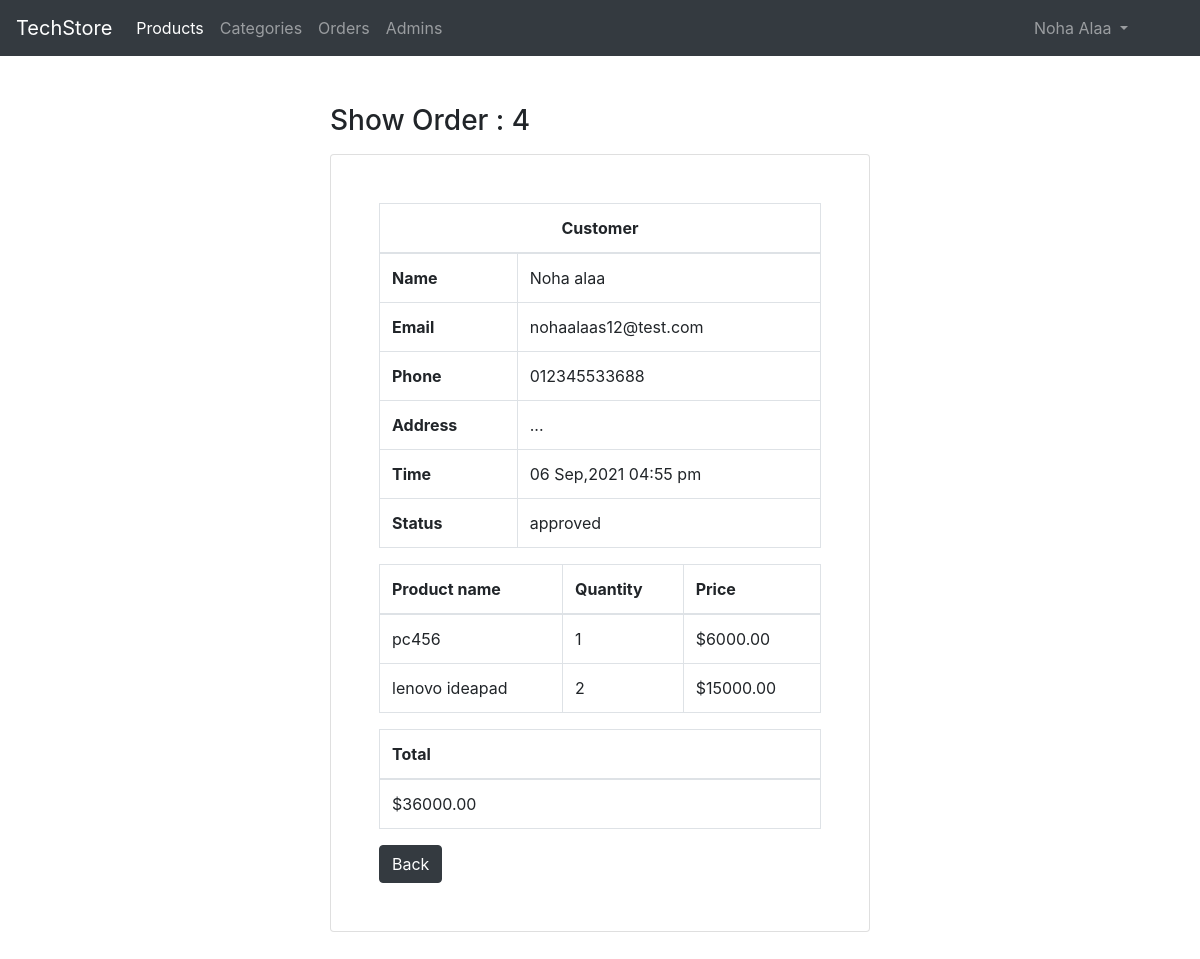
The page /admin/order.php?id=4 (signed in) on the database its author committed.
### tables this page shows
CREATE TABLE `orders` (
  `id` int(10) UNSIGNED NOT NULL,
  `name` varchar(255) NOT NULL,
  `email` varchar(255) DEFAULT NULL,
  `phone` varchar(255) NOT NULL,
  `address` varchar(255) DEFAULT NULL,
  `status` enum('pending','approved','canceled') NOT NULL DEFAULT 'pending',
  `created_at` datetime NOT NULL DEFAULT current_timestamp()
);

### app.php (called while the page is built, shortened)
<?php
$request = new Request;
?>

### classes/Request.php (called while the page is built, shortened)
<?php
class Request
{
    public function get(string $key)
    {
        return $_GET[$key];
    }
}
?>

### classes/Models/Order.php (called while the page is built, shortened)
<?php
class Order extends Db
{
    public function __construct()
    {
        $this->table ="orders";
    }
    public function selectId($id, string $fields = "*")
    {
        $sql = "SELECT $fields FROM $this->table JOIN order_details JOIN products
            ON orders.id = order_details.order_id
            AND order_details.product_id = products.id
            WHERE $this->table.id = $id ";
        $result = mysqli_query($this->conn, $sql);
        return mysqli_fetch_assoc($result);
    }
}
?>

### classes/Db.php (called while the page is built, shortened)
<?php
abstract class Db
{
    public function connect()
    {
        $this->conn = mysqli_connect(DB_SERVERNAME, DB_USERNAME, DB_PASSWORD, DB_NAME);
    }
}
?>

### classes/Models/OrderDetail.php (called while the page is built, shortened)
<?php
class OrderDetail extends Db
{
    public function __construct()
    {
        $this->table ="order_details";
    }
    public function selectWithProducts($orderId)
    {
        $sql = "SELECT qty,`name`, price FROM $this->table JOIN products
        ON $this->table.product_id = products.id
        WHERE order_id = $orderId";
        $result = mysqli_query($this->conn, $sql);
        return mysqli_fetch_all($result,MYSQLI_ASSOC);
    }
}
?>

### admin/order.php (the view, shortened to what this page needs)
<?php
include("inc/header.php");?>
<?php
if($request->getHas('id'))
{
    $id =$request->get('id');
} else {
    $id = 1;
}
$ord= new Order;
$order = $ord->selectId($id, "orders.*, SUM(qty * price) AS total");
$det= new OrderDetail;
$details = $det->selectWithProducts($id);
?>
    <div class="container py-5">
        <div class="row">
            <div class="col-md-6 offset-md-3">
                <h3 class="mb-3">Show Order : <?= $order['id'];?></h3>
                <div class="card">
                    <div class="card-body p-5">
                        <table class="table table-bordered">
                            <thead>
                                <th colspan="2" class="text-center">Customer</th>
                            </thead>
                            <tbody>
                              <tr>
                                <th scope="row">Name</th>
                                <td><?= $order['name'];?></td>
                              </tr>
                              <tr>
                                <th scope="row">Email</th>
                                <td><?= $order['email'] ?? "..." ; ?></td>
                              </tr>
                              <tr>
                                <th scope="row">Phone</th>
                                <td><?= $order['phone'];?></td>
                              </tr>
                              <tr>
                                <th scope="row">Address</th>
                                <td><?= $order['address'] ?? "..." ; ?></td>
                              </tr>
                              <tr>
                                <th scope="row">Time</th>
                                <td><?= date("d M,Y h:i a", strtotime($order['created_at']));?></td>
                              </tr>
                              <tr>
                                <th scope="row">Status</th>
                                <td><?= $order['status'];?></td>
                              </tr>
                            </tbody>
                        </table>
                        <table class="table table-bordered">
                            <thead>
                                <tr>
                                    <th>Product name</th>
                                    <th>Quantity</th>
                                    <th>Price</th>
                                </tr>
                            </thead>
                            <tbody>
                              <?php foreach($details as $product) :?>
                                <tr>
                                  <td><?= $product['name'] ;?></td>
                                  <td><?= $product['qty'] ;?></td>
                                  <td>$<?= $product['price'] ;?></td>
                                </tr>
                              <?php endforeach ;?>
                            </tbody>
                        </table>
                        <table class="table table-bordered">
                            <thead>
                                <tr>
                                    <th>Total</th>
                                </tr>
                            </thead>
                            <tbody>
                              <tr>
                                <td>$<?= $order['total']; ?></td>
                              </tr>
                            </tbody>
                        </table>
                        <a class="btn btn-dark" href="<?= AURL . "orders.php" ; ?>">Back</a>
                    </div>
                </div>
            </div>
        </div>
    </div>
<?php include("inc/footer.php");?>

### rows shown on the page
orders: id "4", name "Noha alaa", email "nohaalaas12@test.com", phone "012345533688", address "...", created_at "06 Sep,2021 04:55 pm", status "approved"

### other values the page prints
$session->get('adminName') "Noha Alaa"
$product['name'] "pc456"
$product['qty'] "1"
$product['price'] "6000.00"
$product['name'] "lenovo ideapad"
$product['qty'] "2"
$product['price'] "15000.00"
$order['total'] "36000.00"
